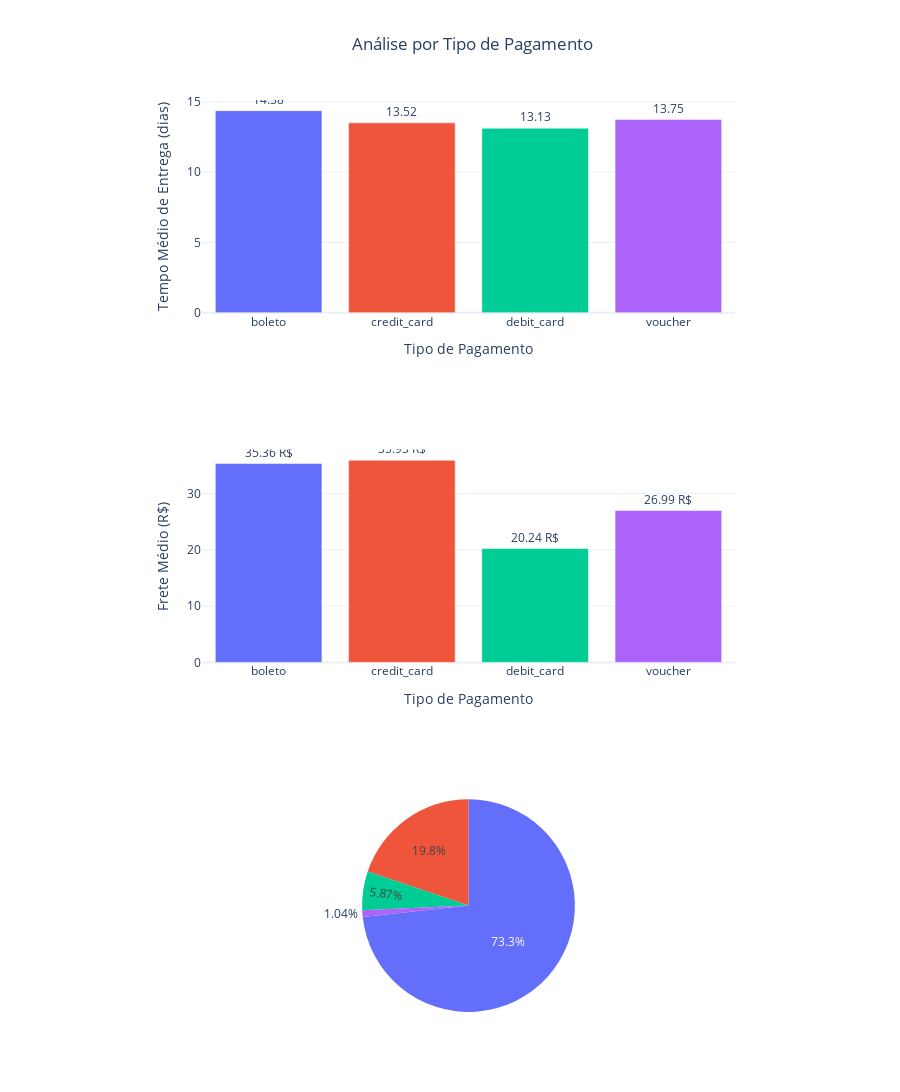

Here is the notebook cell this chart was saved with:
### Markdown cell above
### Análises com relação ao Tipo de Pagamento

### Code cell
# Calcular o tempo de entrega médio para cada tipo de pagamento
media_tempo_entrega_pagamento = df.groupby('payment_type')['delivery_time'].mean().reset_index()

# Calcular o frete médio para cada tipo de pagamento
media_frete_pagamento = df.groupby('payment_type')['freight_value'].mean().reset_index()

# Contar as vendas por tipo de pagamento
contagem_pagamentos = df['payment_type'].value_counts().reset_index()
contagem_pagamentos.columns = ['payment_type', 'quantidade_vendas']

fig = make_subplots(
    rows=3, cols=1,
    shared_xaxes=False,
    vertical_spacing=0.15,
    specs=[[{"type": "bar"}],
           [{"type": "bar"}],
           [{"type": "pie"}]]
)

fig.add_trace(
    go.Bar(
        x=media_tempo_entrega_pagamento['payment_type'], y=media_tempo_entrega_pagamento['delivery_time'], 
        text=media_tempo_entrega_pagamento['delivery_time'],
        textposition='outside',
        name='Tempo Médio de Entrega (dias)',
        marker=dict(color=px.colors.qualitative.Plotly),
    ),
    row=1, col=1
)

fig.add_trace(
    go.Bar(
        x=media_frete_pagamento['payment_type'], y=media_frete_pagamento['freight_value'],
        text=media_frete_pagamento['freight_value'],
        textposition='outside',
        name='Frete Médio (R$)',
        marker=dict(color=px.colors.qualitative.Plotly),
    ),
    row=2, col=1
)

fig.add_trace(
    go.Pie(
        labels=contagem_pagamentos['payment_type'], values=contagem_pagamentos['quantidade_vendas'],
        name='Quantidade de Vendas por Tipo de Pagamento'
    ),
    row=3, col=1
)

# Atualizar layout para acomodar os três gráficos
fig.update_layout(
    title='Análise por Tipo de Pagamento',
    title_x = 0.525,
    template='plotly_white',
    height=1600,
    showlegend = False,
)

# Adiciona rótulos formatados para os gráficos de barras
fig.update_traces(texttemplate='%{y:.2f}', textposition='outside', row=1, col=1)
fig.update_traces(texttemplate='%{y:.2f} R$', textposition='outside', row=2, col=1)

# Etiquetas nos eixos x e y para cada gráfico
fig.update_xaxes(title_text='Tipo de Pagamento', row=1, col=1)
fig.update_yaxes(title_text='Tempo Médio de Entrega (dias)', row=1, col=1)

fig.update_xaxes(title_text='Tipo de Pagamento', row=2, col=1)
fig.update_yaxes(title_text='Frete Médio (R$)', row=2, col=1)

fig.update_xaxes(title_text='Tipo de Pagamento', row=3, col=1)
fig.update_yaxes(title_text='Quantidade de Vendas', row=3, col=1)

fig.show()

### Figure 1 — Plotly figure (JSON) as saved in the notebook; plotly's stock layout.template omitted (floating-point values rounded to 4 significant figures)
{"data": [{"marker": {"color": ["#636EFA", "#EF553B", "#00CC96", "#AB63FA", "#FFA15A", "#19D3F3", "#FF6692", "#B6E880", "#FF97FF", "#FECB52"]}, "name": "Tempo Médio de Entrega (dias)", "text": [14.38, 13.52, 13.13, 13.75], "textposition": "outside", "texttemplate": "%{y:.2f}", "type": "bar", "x": ["boleto", "credit_card", "debit_card", "voucher"], "xaxis": "x", "y": [14.38, 13.52, 13.13, 13.75], "yaxis": "y"}, {"marker": {"color": ["#636EFA", "#EF553B", "#00CC96", "#AB63FA", "#FFA15A", "#19D3F3", "#FF6692", "#B6E880", "#FF97FF", "#FECB52"]}, "name": "Frete Médio (R$)", "text": [35.36, 35.93, 20.24, 26.99], "textposition": "outside", "texttemplate": "%{y:.2f} R$", "type": "bar", "x": ["boleto", "credit_card", "debit_card", "voucher"], "xaxis": "x2", "y": [35.36, 35.93, 20.24, 26.99], "yaxis": "y2"}, {"domain": {"x": [0, 1], "y": [0, 0.2333]}, "labels": ["credit_card", "boleto", "voucher", "debit_card"], "name": "Quantidade de Vendas por Tipo de Pagamento", "type": "pie", "values": [49705, 13436, 3979, 702]}], "layout": {"height": 1600, "showlegend": false, "title": {"text": "Análise por Tipo de Pagamento", "x": 0.525}, "xaxis": {"anchor": "y", "domain": [0, 1], "title": {"text": "Tipo de Pagamento"}}, "xaxis2": {"anchor": "y2", "domain": [0, 1], "title": {"text": "Tipo de Pagamento"}}, "yaxis": {"anchor": "x", "domain": [0.7667, 1.0], "title": {"text": "Tempo Médio de Entrega (dias)"}}, "yaxis2": {"anchor": "x2", "domain": [0.3833, 0.6167], "title": {"text": "Frete Médio (R$)"}}}}
